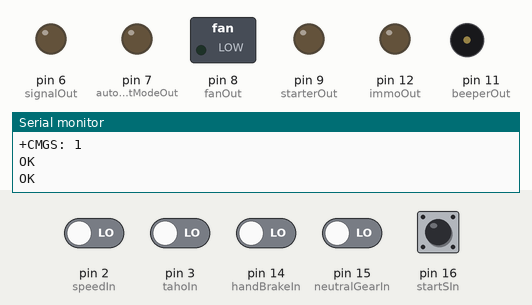
This sketch was run on a simulated Arduino Nano, built with avr-gcc and run on an emulated ATmega328P. Shown: switched loads named in the sketch (green lamp = pin HIGH), output pins drawn as LEDs (lit = HIGH), buzzer (waves = sounding, pin HIGH), the last lines printed to the serial monitor. The test bench sets the inputs (shaded band); at power-on: pin 2 (speedIn), pin 3 (tahoIn), pin 14 (handBrakeIn), pin 15 (neutralGearIn), pin 16 (startSIn) LOW. The modem accepts every AT command (registered, SIM ready, sends succeed) and sends nothing else; pins used as bus, display or sensor lines are not drawn.

Above: at 9.5 s.
9.6 s: pin 16 (startSIn) pulled HIGH for 0.15 s
At 10.1 s:
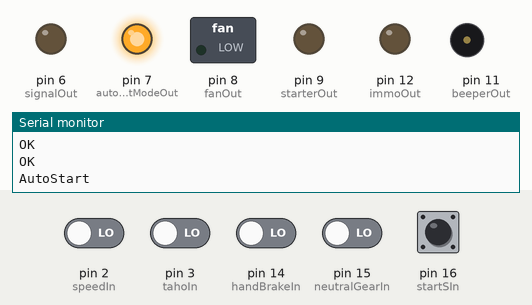
12.7 s: pin 14 (handBrakeIn) driven HIGH
At 14.9 s:
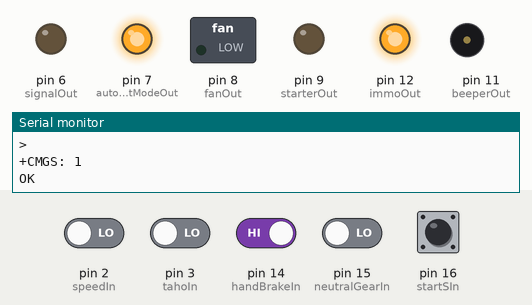
16.5 s: pin 15 (neutralGearIn) driven HIGH
At 20.35 s:
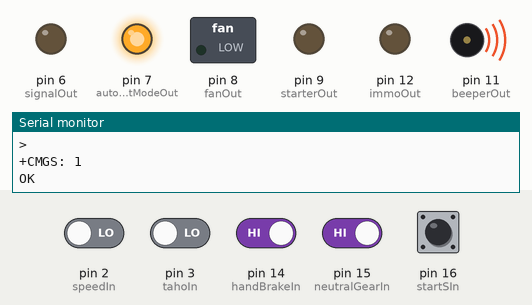
22.5 s: pin 16 (startSIn) pulled HIGH for 1 s
At 23.8 s:
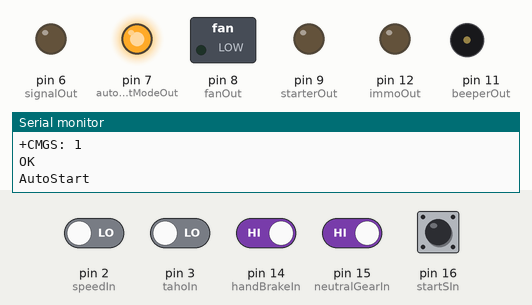
Timing chart, 0 to 27.5 s (numbered marks = the images above; inputs shaded):
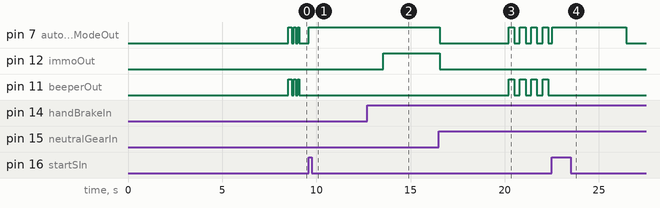

The sketch:

autostart_modem_pub.ino
```cpp
/*
  Автозапуск двигателя на Arduino Nano.

  Позволяет запустить двигатель по сигналу с дополнительного канала автосигнализации или звонком с телефона.

  Особенность и отличие от встречавшихся мне других проектов - непрерывно опрашиваются все датчики
  и в случае срабатывания какого-либо, процесс автозапуска двигателя прерывается, а если он уже заведён - то глушится.
  Особенно актуально это для датчика скорости, чтобы избежать движения автомобиля, если вдруг он стоит на скорости.
  То есть если во время процедуры автозапуска автомобиль начинает двигаться - то двигатель сразу глушится и автомобиль останавливается.

  Автозапуск возможен только при поднятом ручнике.

  Работа двигателя отслеживается по сигналу тахометра.

  Сигнал для нейтрального положения ручки КПП есть, как сделать датчик идеи есть, но пока так и не релизовано, да и как показала прошедшая зима, не очень и нужно.
  Дачтика скорости, переключения кпп и раздатки в нейтральное положение хватает, но лучше бы перестраховаться.

  Оповещение о начале работы автозапуска и прекращению приходит по смс.

  Телефон для управления (с которого принимаются команды и на который отправляются смс) указывается жёстко в программе.

  После дозвона нужно набрать код в тоновом режиме:
  123 - запустить двигатель
  777 - перезагрузить модем
  0 - заглушить двигатель
  # - завершить звонок

  НОМЕР ТЕЛЕФОНА НУЖНО УКАЗАТЬ НИЖЕ.

  Для автозапуска делается несколько попыток длительностью по 12 секунд (настраивается переменной).

  Проект делался для автомобиля Chevrolet Niva.

  Датчик скорости повешен на прерывание - обработка его сигнала в приоритете.

  В планах:
  - датчик  нейтрали
  - автозапуск по температуре окружающей среды
  - включение кондиционера при высокой температуре

  created 2019
  by Denis B. Anikin

  https://denisanikin.ru/9150-autostart-chevrolet-niva


  За вдохновение спасибо:
  http://compcar.ru/forum/showthread.php?t=9812
  http://arduino.ru/forum/proekty/avtozapusk-pervyi-proekt
  https://www.drive2.ru/l/7715112/
  http://arduinoprom.ru/shemotehnika/261-avtozapusk-dvigatelja-na-arduino.html


*/

#include <SoftwareSerial.h>                     // Библиотека програмной реализации обмена по UART-протоколу
SoftwareSerial SIM800(5, 4);                    // RX, TX

const String phone = "+79ХХХХХХХХХ"; // Телефон для управления

const byte speedIn =             2; // сигнал с датчика скорости D2
const byte tahoIn =              3; // сигнал тахометра D3
const byte handBrakeIn =        14; // ручной тормоз  A0
const byte neutralGearIn =      15; // датчик нейтрали A1
const byte startSIn =           16; // сигнал автозапуска от сигнализации A2

const byte immoOut =           12; // обход иммобилизатора D12
const byte beeperOut =         11; // пищалка D11
const byte powerOut =          10; // зажигание D10
const byte starterOut =         9; // стартер D9
const byte fanOut =             8; // вентилятор отопителя (для отопления или кондиционирования, режим выставляется заранее, тот, с которым приехал) D8
const byte autostartModeOut =   7; // LED - сигнализация режима автозапуска D7
const byte signalOut =          6; // выход на реле блокировки сигнализации, включение его на время запуска двигателя D6

const byte handBrakeSignal   =     1; // сигнал, если ручник поднят
const byte neutralGearSignal =     0; // сигнал, если включена нейтралка

const byte maxTryesCount     =     3; // максимальное число попыток запуска
const byte powerDelayTime    =    30; // задержка включения питания (перерыв между попытками), секунд
const byte starterDelayTime  =     5; // задержка включения стартера, секунд
const byte maxStartTime      =    12; // время работы стартера, секунд
const byte fanDelayTime      =    10; // задержка включения вентилятора отопителя, секунд
const word maxRunTime        =   900; // время работы двигателя после запуска, секунд (600 секунд - 10 минут, 1200 секунд - 20 минут)

volatile bool engineRuning   = false; // состояние двигателя, выключен / работает
bool          needStart      = false; // наличие запроса на запуск двигателя
bool          autostartMode  = false; // режим автозапуска, нет / да
bool          startMode      = false; // режим попытки запуска двигателя, нет / да
bool          powerOn        = false; // подали питание
volatile bool starterOn      = false; // включили стартер
volatile bool fanOn          = false; // включили вентилятор печки
unsigned long timeStart      = 0;     // время запуска двигателя
unsigned long tryStartTime   = 0;     // время начала очередной попытки запуска двигателя
byte          tryesCount     = 0;     // число попыток запуска
byte          tryCurrent     = 0;     // текущая попытка запуска
word          tahoSignal     = 0;     // сигнал тахометра
byte          blinkCount     = 0;
bool          ledOn          = false;
word          blinkLength    = 500;   // длительность сигнала светодиода и бипера
word          speedSignal    = 0;
String        pin            = "";    // строковая переменная набираемого DTMF пинкода


void setup() {
    pinMode(handBrakeIn, INPUT);
    pinMode(neutralGearIn, INPUT);
    pinMode(speedIn, INPUT);
    pinMode(tahoIn, INPUT);
    pinMode(startSIn, INPUT);

    pinMode(immoOut, OUTPUT);
    pinMode(powerOut, OUTPUT);
    pinMode(beeperOut, OUTPUT);
    pinMode(starterOut, OUTPUT);
    pinMode(fanOut, OUTPUT);
    pinMode(autostartModeOut, OUTPUT);
    pinMode(signalOut, OUTPUT);

    digitalWrite(immoOut, LOW);
    digitalWrite(powerOut, LOW);
    digitalWrite(beeperOut, LOW);
    digitalWrite(starterOut, LOW);
    digitalWrite(fanOut, LOW);
    digitalWrite(autostartModeOut, LOW);
    digitalWrite(signalOut, LOW);

    delay(2000);                    // задержка 10 секунд после включения питания
    Serial.begin(19200);            // Скорость обмена данными с компьютером
    SIM800.begin(19200);            // Скорость обмена данными с модемом
    SIM800.println("AT");           // Отправили AT для настройки скорости обмена данными
    delay(500);
    //SIM800.println("ATD+79272206057;");
    SIM800.println("AT+CMGF=1;&W"); // Включаем текстовый режим SMS (Text mode) и сразу сохраняем значение (AT&W)!
    delay(1000);
    SIM800.println("AT+CMGDA=\"DEL ALL\"");
    delay(1000);
    sendMessage("System up", false);
    delay(1000);
    SIM800.println("AT+CFUN=1,1");  // перезагрузка модема

    blinkAndBeep(3, 100);

}

void loop() {

    unsigned long timeFromStart = 0;
    unsigned long currentMillis = millis(); // текущее время
    needStart = false;

    // получаем состояние двигателя
    tahoSignal = pulseIn(tahoIn, HIGH, 100000);
    engineRuning = (tahoSignal > 0 && tahoSignal < 18000);

    speedSignal = digitalRead(speedIn);
    //Serial.println(speedSignal);

    if (engineRuning) {
        if (timeStart == 0) {
            timeStart = currentMillis; // определяем момент запуска двигателя
        } else {
            timeFromStart = (currentMillis - timeStart) / 1000; // время работы двигателя в секундах
            // машина заведена, прошло время задержки для включения дополнительного оборудования, включаем его, если ещё не включено
            if (!fanOn && timeFromStart > fanDelayTime) {
                digitalWrite(fanOut, HIGH);
                fanOn = true;
            }
        }
    } else {
        if (fanOn) { // если двигатель заглушился, а доп оборудование было включено - выключаем его.
            digitalWrite(fanOut, LOW);
            fanOn = false;
        }


        timeStart = 0;
    }

    if (SIM800.available()) {
        processModem();    // если что-то пришло от SIM800 в Ардуино отправляем для разбора
    }
    if (Serial.available()) {
        processSerial();   // если что-то пришло от компа в Ардуино отправляем в SIM800
    }


    // режим автозапуска
    if (autostartMode) {

        // получаем сигнал с ручника и датчика нейтрали,
        // а так же проверяем время прошедшее с момента запуска двигателя
        // если что-то не так - глушим всё
        if (
            digitalRead(startSIn) == 1 || // сигнал отключения
            digitalRead(handBrakeIn) != handBrakeSignal || // ручник
            digitalRead(neutralGearIn) != neutralGearSignal || // нейтралка
            tryesCount > maxTryesCount || // число попыток запуска
            timeFromStart > maxRunTime // время работы
          ) {

            autostartOff();
            delay (500);

            if (digitalRead(handBrakeIn) != handBrakeSignal) {
              //sendMessage("Ошибка: Сигнал ручника! Автозапуск отключен.");
              sendMessage("Handbrake", true);
              blinkAndBeep(3, 300);
            }

            if (digitalRead(neutralGearIn) != neutralGearSignal) {
              //sendMessage("Ошибка: Сигнал нейтрали! Автозапуск отключен.");
              sendMessage("Gearbox", true);
              blinkAndBeep(4, 300);
            }

            if (tryesCount > maxTryesCount) {
              //sendMessage("Ошибка: исчерпано число попыток. Автозапуск отключен.");
              sendMessage("Max tryes off", true);
              blinkAndBeep(5, 300);
            }

            if (timeFromStart > maxRunTime) {
              //sendMessage("Успешное завершение автозапуска. Время работы: ");
              sendMessage("Completed OK", false);
              blinkAndBeep(1, 1000);
            }

            return;

        }

        if (startMode) {

            // запуск двигателя

            if (tryCurrent != tryesCount) { // новая попытка

                tryStartTime = currentMillis; // время начала очередной попытки
                tryesCount = tryCurrent;
                digitalWrite(starterOut, LOW);
                digitalWrite(immoOut, LOW);
                digitalWrite(beeperOut, LOW);
                digitalWrite(signalOut, LOW);
                digitalWrite(fanOut, LOW);
                digitalWrite(powerOut, LOW);
                powerOn = false;
                starterOn = false;
                fanOn = false;

                // если это первый запуск - включаем зажигание, чтобы аккумулятор начал работать
                if (tryCurrent == 1) {
                  digitalWrite(immoOut, HIGH);
                  delay(300);
                  digitalWrite(powerOut, HIGH);
                }

            } else {

                // сколько секунд прошло с начала процедуры
                unsigned int timePassed =  (currentMillis - tryStartTime) / 1000;

                // задержка автозапуска, включаем питание
                if (!powerOn && timePassed > powerDelayTime) {
                    digitalWrite(powerOut, LOW);
                    delay(500);
                    digitalWrite(immoOut, HIGH);
                    delay(300);
                    digitalWrite(powerOut, HIGH);
                    delay(500);
                    digitalWrite(signalOut, HIGH);
                    powerOn = true;
                }

                // задержка, включаем стартер если двигатель не запущен
                if (!engineRuning && !starterOn && timePassed > powerDelayTime + starterDelayTime) { //
                    digitalWrite(starterOut, HIGH);
                    starterOn = true;
                }

                // завелась, двигатель работает уже 2 секунды, выключаем стартер, выходим из режима запуска
                if (engineRuning && starterOn && timeFromStart > 0) {
                    digitalWrite(starterOut, LOW);
                    starterOn = false;
                    startMode = false;
                    sendMessage("Engine running", false);
                }

                // не завелась, а время вышло - выключаем стартер, запускаем новую попытку
                if (!engineRuning && starterOn && timePassed > powerDelayTime + starterDelayTime + maxStartTime) { //
                  digitalWrite(starterOut, LOW);
                  starterOn = false;
                  tryCurrent = tryCurrent + 1;
                }

            }

            // конец автозапук двигателя

        }

    } else {

        // получаем наличие сигналов на запуск двигателя
        if (digitalRead(startSIn) == 1  ) {
            needStart = true;
//        } else {
//            needStart = false;
        }

        if (!engineRuning) {  // если двигатель не заведён
            // сюда надо добавить проверки на возможность запуска
            if (needStart) {  // и есть сигнал на его запуск
                autostartMode = true;  // переходим в режим запуска двигателя
                startMode = true;      // и пробуем запустить двигатель
                tryesCount = 0;
                tryCurrent = 1;
                timeStart = 0;
                digitalWrite(autostartModeOut, HIGH);
                sendMessage("AutoStart", false);
                delay(1000); // подождём, чтобы исчез сигнал, на случай, чтобы не повторять попытку неудачного запуска
                // вешаем прерывание на датчик скорости
                attachInterrupt(digitalPinToInterrupt(speedIn), speedChange, CHANGE);
            }
        }
    }

    if (blinkCount > 0) {
        makeSignal(currentMillis);
    }


}

void blinkAndBeep(int count, int signalLength){
    blinkCount = count;
    if (signalLength == 0) {
      blinkLength = 500;
    } else {
      blinkLength = signalLength;
    }
    ledOn = false;
    digitalWrite(beeperOut, LOW);
    digitalWrite(autostartModeOut, LOW);

}

void makeSignal(unsigned long currentMillis){
    int signalFull = blinkLength * 2;
    if (ledOn) {
        if (currentMillis % signalFull < blinkLength) {
          digitalWrite(autostartModeOut, LOW);
          digitalWrite(beeperOut, LOW);
          ledOn = false;
          blinkCount--;
        }
    } else {

        if (currentMillis % signalFull > blinkLength) {
          digitalWrite(autostartModeOut, HIGH);
          digitalWrite(beeperOut, HIGH);
          ledOn = true;
        }
    }
}

void speedChange(){
    if (starterOn || engineRuning) {
        autostartOff();
        //sendMessage("Ошибка: Началось движение! Автозапуск отключен:");
        sendMessage("Car moving", true);
        blinkAndBeep(2, 300);
    }
}

void autostartOff(){
    digitalWrite(starterOut, LOW);
    digitalWrite(signalOut, LOW);
    digitalWrite(immoOut, LOW);
    digitalWrite(powerOut, LOW);
    digitalWrite(beeperOut, LOW);
    digitalWrite(autostartModeOut, LOW);
    timeStart = 0;
    tryCurrent = 0;
    autostartMode = false;
    startMode = false;
    powerOn = false;
    starterOn = false;
    ledOn = false;
    detachInterrupt(digitalPinToInterrupt(speedIn));
}


void processSerial(){     // транслируем команды из порта в модем
  String at = "";
  int k = 0;
  while (Serial.available()) {
    k = Serial.read();
    at += char(k);
    delay(1);
  }
  SIM800.println(at);
  at = "";
}


void processModem (){     // читаем и обрабатываем сигналы от модема

  String at = "";
  int k = 0;
  while (SIM800.available()) {
    k = SIM800.read();
    at += char(k);
    delay(1);
  }
  Serial.println(at); // дублируем в серийный порт


  if (at.indexOf("+CLIP: \""+phone+"\",") > -1) { // звонок с телефона
    delay(200);
    SIM800.println("ATA");
    blinkAndBeep(1, 200);
/*
  } else if (at.indexOf("+CMTI:") > -1) { // входящая SMS
    int index = at.lastIndexOf(",");   // Находим последнюю запятую, перед индексом
    String result = at.substring(index + 1, at.length()); // Получаем индекс
    result.trim();                     // Убираем пробельные символы в начале/конце
    SIM800.println("AT+CMGR="+result); // Получить содержимое SMS

  } else if (at.indexOf("+CMGR:") > -1) { // обрабатываем SMS

    int index = at.indexOf("\r", 5);
    if (index > 0) {
        String mhdr = at.substring(at.indexOf("+CMGR:"), index);
        Serial.println(mhdr);
        if (mhdr.indexOf("\",\""+phone+"\",\"") > 0) { // проверяем номер телефона
          String msg = at.substring(index + 2, at.lastIndexOf("OK"));
          msg.trim();
          if (msg == "start") { // старт автозапуска
            needStart = true;
          } else if (msg == "reboot") {       // перезагрузка модема
            SIM800.println("ATH;+CFUN=1,1");
          } else {                            // любое другое сообщение выключает автозапуск
            autostartOff();

          }
        }
    }
  */
  } else if (at.indexOf("+DTMF: ")  > -1) {
    String key = at.substring(at.indexOf("")+9, at.indexOf("")+10);
    pin = pin + key;
    if (pin.indexOf("*") > -1 ) {
      pin= "";
    }

  } else if (at.indexOf("SMS Ready") > -1 || at.indexOf("NO CARRIER") > -1 ) {
    SIM800.println("AT+CLIP=1;+DDET=1"); // Активируем АОН и декодер DTMF

  }

  at = "";

  // обрабатываем DTFM код
  if (pin.indexOf("123") > -1 ) { // автозапуск
    pin= "";
    delay(300);
    SIM800.println("AT+VTS=\"1,2,3\"");
    delay(2000);
    SIM800.println("ATH");
    needStart = true;

  } else if (pin.indexOf("777") > -1 ) { // перезагрузить модем
    pin= "";
    SIM800.println("AT+CMGDA=\"DEL ALL\"");
    SIM800.println("ATH;+CFUN=1,1");

  } else if (pin.indexOf("0") > -1 ){ // остановить прогрев
    pin= "";
    autostartOff();
    SIM800.println("ATH");

  } else if (pin.indexOf("#") > -1 ) { // завершить звонок
    pin= "";
    SIM800.println("ATH");
  }


}


void sendMessage(String message, bool error){
  if (error) {
    message = "ERROR " + message;
  }
  Serial.println(message);
  delay(200);
  SIM800.println("AT+CMGS=\""+phone+"\"");  // Переходим в режим ввода текстового сообщения
  delay(200);
  SIM800.print(message);          // Вводим сообщение
  delay(200);
  SIM800.println((char)26);         // Уведомляем GSM-модуль об окончании ввода
  delay(200);
  SIM800.println();
  delay(2000);
}
```

Measured:
- after the input at 9.6 s, pin 7 (autostartModeOut): LOW → HIGH at once
- after the input at 12.7 s, pin 7 (autostartModeOut): stays HIGH (without the input it goes to LOW after 0.85 s); pin 12 (immoOut): LOW → HIGH after 0.85 s
- after the input at 16.5 s, pin 7 (autostartModeOut): HIGH → LOW after 0.06 s, then repeats every 0.60 s: HIGH 0.30 s, LOW 0.30 s; pin 12 (immoOut): HIGH → LOW after 0.06 s; pin 11 (beeperOut): alternates HIGH for 0.30 s and LOW for 0.30 s, starting after 3.7 s
- after the input at 22.5 s, pin 7 (autostartModeOut): LOW → HIGH at once, → LOW 3.9 s later
- by itself, pin 7 (autostartModeOut), pin 11 (beeperOut): repeats every 0.20 s: LOW 0.10 s, HIGH 0.10 s, until it stays LOW from 9.1 s
